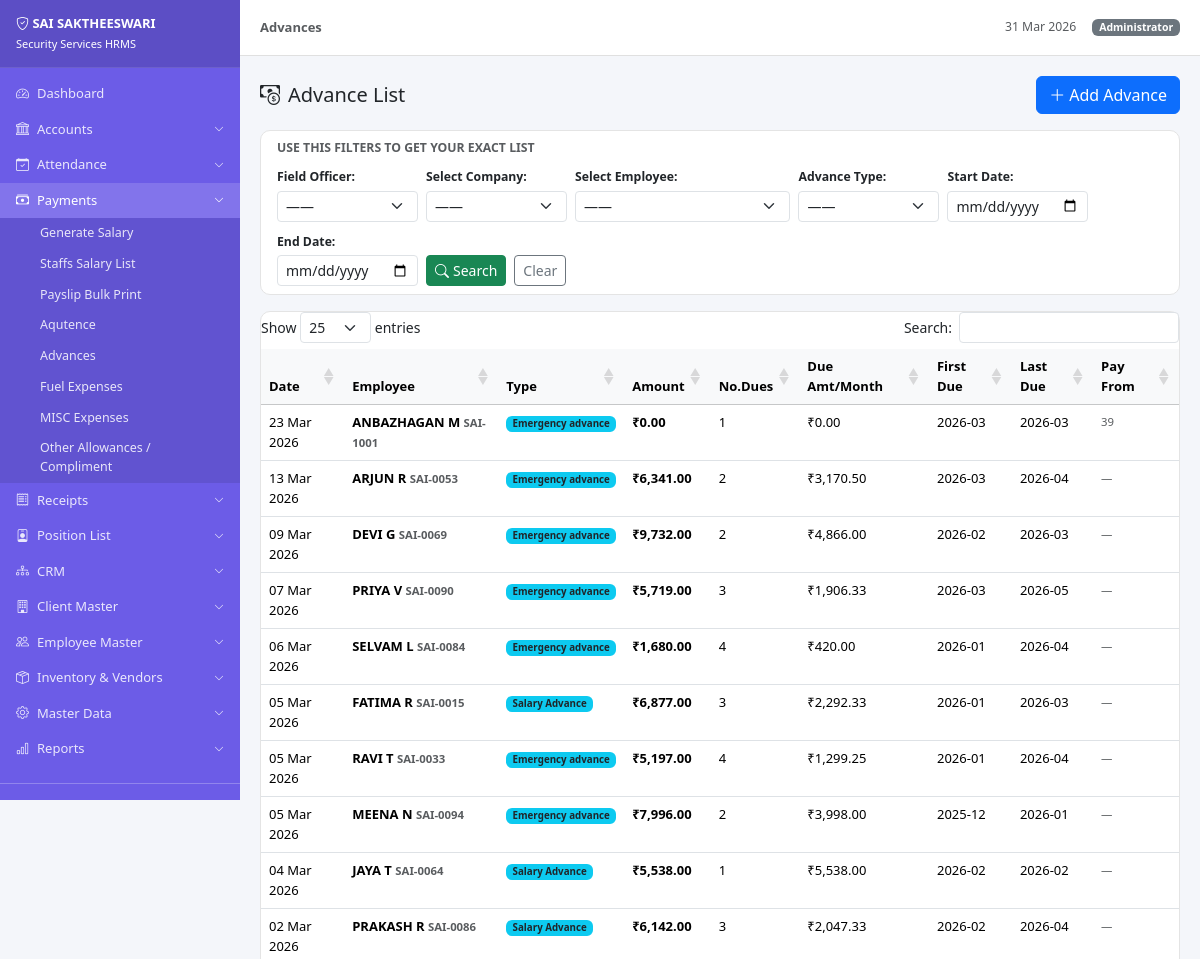
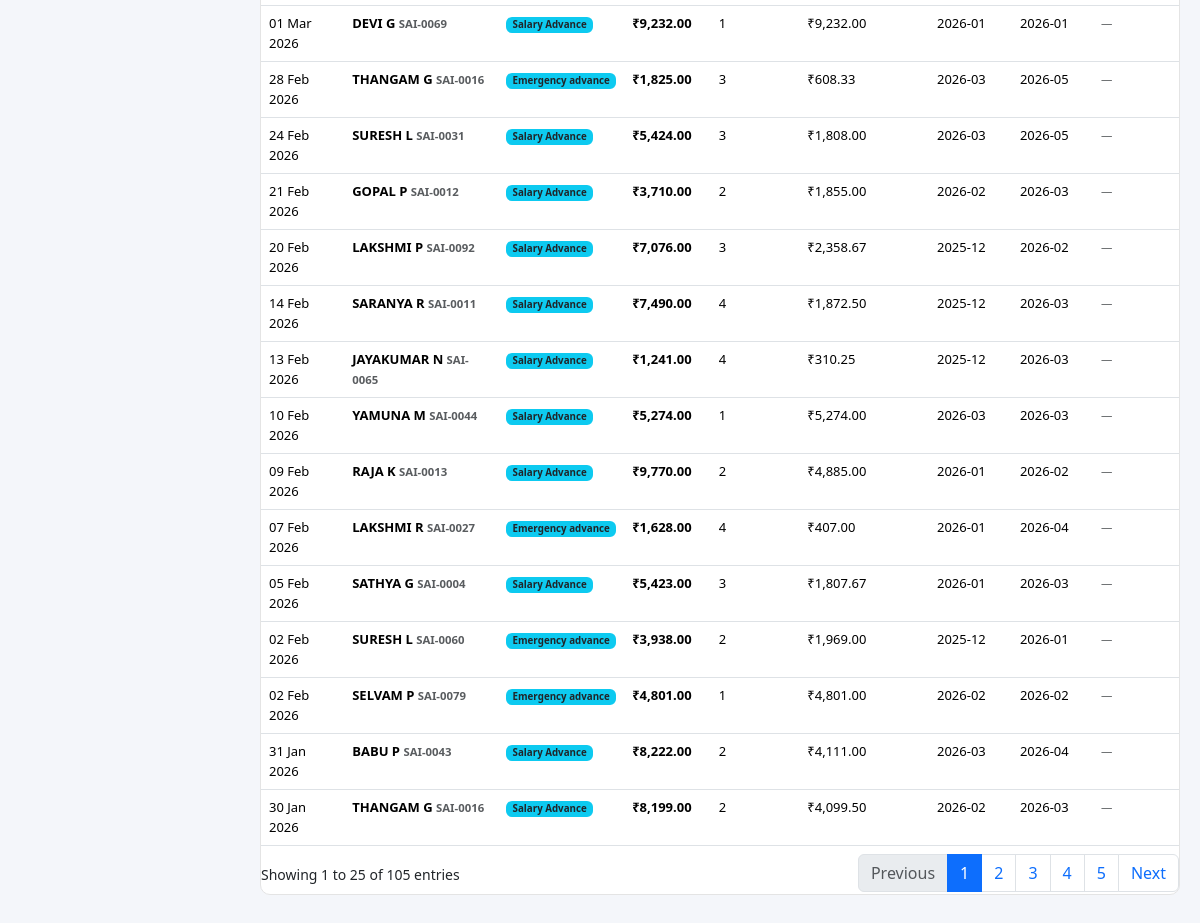
The app's page /index.php?url=payments/advances (signed in) with its own data (2 pictures, top to bottom).
### tables this page shows
CREATE TABLE `advances` (
  `id` int(11) NOT NULL,
  `employee_id` int(11) NOT NULL,
  `advance_type` enum('Salary Advance','Emergency advance') DEFAULT 'Salary Advance',
  `advance_date` date DEFAULT NULL,
  `amount` decimal(10,2) DEFAULT NULL,
  `no_of_dues` int(11) DEFAULT 1,
  `due_first_month` varchar(7) DEFAULT NULL,
  `due_last_month` varchar(7) DEFAULT NULL,
  `due_amount` decimal(10,2) DEFAULT 0.00,
  `account_pay_from` int(11) DEFAULT NULL,
  `has_header` tinyint(1) DEFAULT 0,
  `remarks` text DEFAULT NULL,
  `created_at` timestamp NOT NULL DEFAULT current_timestamp()
);

CREATE TABLE `employees` (
  `id` int(11) NOT NULL,
  `emp_code` varchar(20) DEFAULT NULL,
  `name` varchar(100) NOT NULL,
  `father_name` varchar(100) DEFAULT NULL,
  `mother_name` varchar(100) DEFAULT NULL,
  `photo` varchar(255) DEFAULT NULL,
  `designation` varchar(100) DEFAULT NULL,
  `doj` date DEFAULT NULL,
  `date_of_walkin` date DEFAULT NULL,
  `dob` date DEFAULT NULL,
  `gender` enum('Male','Female') DEFAULT 'Male',
  `married_status` enum('Single','Married','Divorced','Widowed') DEFAULT 'Single',
  `blood_group_id` int(11) DEFAULT NULL,
  `mobile` varchar(15) DEFAULT NULL,
  `whatsapp_number` varchar(15) DEFAULT NULL,
  `email_id` varchar(100) DEFAULT NULL,
  `qualification_id` int(11) DEFAULT NULL,
  `address` text DEFAULT NULL,
  `communication_state_id` int(11) DEFAULT NULL,
  `communication_district_id` int(11) DEFAULT NULL,
  `communication_taluk_id` int(11) DEFAULT NULL,
  `communication_town_id` int(11) DEFAULT NULL,
  `communication_pincode` varchar(10) DEFAULT NULL,
  `permanent_address` text DEFAULT NULL,
  `aadhaar` varchar(12) DEFAULT NULL,
  `pan` varchar(10) DEFAULT NULL,
  `uan_no` varchar(20) DEFAULT NULL,
  `esi_no` varchar(20) DEFAULT NULL,
  `bank_name` varchar(100) DEFAULT NULL,
  `bank_account` varchar(20) DEFAULT NULL,
  `bank_ifsc` varchar(15) DEFAULT NULL,
  `basic_wage` decimal(10,2) DEFAULT 0.00,
  `epf_applicable` tinyint(1) DEFAULT 1,
  `esi_applicable` tinyint(1) DEFAULT 1,
  `insurance_amount` decimal(8,2) DEFAULT 0.00,
  `field_officer_id` int(11) DEFAULT NULL,
  `branch_id` int(11) DEFAULT NULL,
  `status` enum('pre_employee','active','inactive') DEFAULT 'pre_employee',
  `created_at` timestamp NOT NULL DEFAULT current_timestamp(),
  `emg_contact_name` varchar(100) DEFAULT NULL,
  `emg_contact_relation_id` int(11) DEFAULT NULL,
  `emg_contact_mobile` varchar(15) DEFAULT NULL,
  `trusted_person_name` varchar(100) DEFAULT NULL,
  `trusted_person_relation_id` int(11) DEFAULT NULL,
  `trusted_person_mobile` varchar(15) DEFAULT NULL,
  `introducer_relate_id` int(11) DEFAULT NULL,
  `intro_employee_id` int(11) DEFAULT NULL,
  `introducer_name` varchar(100) DEFAULT NULL,
  `introducer_mobile` varchar(15) DEFAULT NULL,
  `height_cm` decimal(5,2) DEFAULT NULL,
  `weight_kg` decimal(5,2) DEFAULT NULL,
  `chest_inches` decimal(5,2) DEFAULT NULL,
  `hip_inches` decimal(5,2) DEFAULT NULL,
  `body_type_id` int(11) DEFAULT NULL,
  `work_exp_years` int(11) DEFAULT 0,
  `prev_company` varchar(255) DEFAULT NULL,
  `prev_contact_number` varchar(15) DEFAULT NULL,
  `prev_strength` varchar(100) DEFAULT NULL,
  `reason_for_relieve` text DEFAULT NULL,
  `expected_salary_1` decimal(10,2) DEFAULT NULL,
  `expected_salary_2` decimal(10,2) DEFAULT NULL,
  `work_hours` int(11) DEFAULT 8,
  `expected_designation_id_1` int(11) DEFAULT NULL,
  `expected_designation_id_2` int(11) DEFAULT NULL,
  `expected_company_id_1` int(11) DEFAULT NULL,
  `expected_company_id_2` int(11) DEFAULT NULL,
  `exp_state_id` int(11) DEFAULT NULL,
  `exp_district_id` int(11) DEFAULT NULL,
  `exp_taluk_id` int(11) DEFAULT NULL,
  `exp_town_id` int(11) DEFAULT NULL,
  `convicted` enum('No','Yes') DEFAULT 'No',
  `convicted_reason` text DEFAULT NULL,
  `id_mark_1` varchar(255) DEFAULT NULL,
  `id_mark_2` varchar(255) DEFAULT NULL,
  `nearby_police_station` varchar(100) DEFAULT NULL,
  `referred_by_id` int(11) DEFAULT NULL,
  `remarks_extra` text DEFAULT NULL,
  `salary_da` decimal(10,2) DEFAULT 0.00,
  `salary_hra` decimal(10,2) DEFAULT 0.00,
  `salary_conv` decimal(10,2) DEFAULT 0.00,
  `salary_other` decimal(10,2) DEFAULT 0.00,
  `ot_details` varchar(255) DEFAULT NULL,
  `salary_med_wash` decimal(10,2) DEFAULT 0.00,
  `amt_for_calc_epf` decimal(10,2) DEFAULT 0.00,
  `amt_for_calc_esi` decimal(10,2) DEFAULT 0.00,
  `epf_no` varchar(50) DEFAULT NULL,
  `tds_avail` enum('YES','NO') DEFAULT 'NO',
  `tds_no` varchar(50) DEFAULT NULL,
  `nominee_name` varchar(100) DEFAULT NULL,
  `nominee_relation_id` int(11) DEFAULT NULL,
  `ins_number` varchar(50) DEFAULT NULL,
  `ins_renewal_date` date DEFAULT NULL,
  `premium_amount` decimal(10,2) DEFAULT 0.00,
  `will_have_header` enum('YES','NO') DEFAULT 'NO',
  `will_have_footer` enum('YES','NO') DEFAULT 'NO',
  `bank_branch` varchar(100) DEFAULT NULL,
  `doc_application` varchar(255) DEFAULT NULL,
  `doc_aadhaar` varchar(255) DEFAULT NULL,
  `doc_passbook` varchar(255) DEFAULT NULL,
  `doc_photo` varchar(255) DEFAULT NULL,
  `doc_settlement` varchar(255) DEFAULT NULL,
  `doc_extra_1` varchar(255) DEFAULT NULL,
  `doc_extra_2` varchar(255) DEFAULT NULL,
  `doc_extra_3` varchar(255) DEFAULT NULL
);

### controllers/BaseController.php (called while the page is built, shortened)
<?php
class BaseController {
    protected PDO $pdo;
    public function __construct(PDO $pdo) {
        $this->pdo = $pdo;
    }
    protected function view(string $viewPath, array $data = []): void {
        extract($data);
        require BASE_PATH . '/views/layout/header.php';
        require BASE_PATH . '/views/' . $viewPath . '.php';
        require BASE_PATH . '/views/layout/footer.php';
    }
    protected function fetchAll(string $sql, array $params = []): array {
        $stmt = $this->pdo->prepare($sql);
        $stmt->execute($params);
        return $stmt->fetchAll();
    }
}

### controllers/PaymentsController.php (called while the page is built, shortened)
<?php
require_once BASE_PATH . '/controllers/BaseController.php';
class PaymentsController extends BaseController {
    public function advances(?string $param = null): void {
        $fStart    = Helper::get('start_date');
        $fEnd      = Helper::get('end_date');
        $where = 'WHERE 1=1'; $params = [];
        $advList = $this->fetchAll("
            SELECT a.*, e.name, e.emp_code
            FROM advances a
            JOIN employees e ON e.id = a.employee_id
            $where
            ORDER BY a.advance_date DESC
            LIMIT 200
        ", $params);
        $this->view('payments/advances', compact('clients','employees','fieldOfficers','ledgers','advList',
            'fEmpId','fType','fOfficer','fClient','fStart','fEnd')
            + ['pageTitle' => 'Advances', 'active' => 'payments']);
    }
}

### index.php (called while the page is built, shortened)
<?php
require_once BASE_PATH . '/config/db.php';
require_once BASE_PATH . '/helpers/Helper.php';
$rawUrl = isset($_GET['url']) ? trim($_GET['url'], '/') : '';
$rawUrl = preg_replace('/\.php.*$/', '', $rawUrl);
$rawUrl = preg_replace('/[^a-zA-Z0-9_\/]/', '', $rawUrl);
$parts  = explode('/', $rawUrl);
$method = (isset($parts[1]) && $parts[1] !== '') ? $parts[1] : 'index';
$param  = $parts[2] ?? null;
$controller = new $controllerName($pdo);
$controller->$method($param);

### helpers/Helper.php (called while the page is built, shortened)
<?php
class Helper {
    public static function money(float $amount): string {
        return '₹' . number_format($amount, 2);
    }
    public static function get(string $key, $default = ''): string {
        return isset($_GET[$key]) ? trim($_GET[$key]) : $default;
    }
}

### views/payments/advances.php (the view, shortened to what this page needs)
<div class="d-flex justify-content-between align-items-center mb-3">
  <h5 class="mb-0"><i class="bi bi-cash-coin me-2"></i>Advance List</h5>
  <button class="btn btn-primary" data-bs-toggle="modal" data-bs-target="#addAdvModal">
    <i class="bi bi-plus-lg me-1"></i>Add Advance
  </button>
</div>
<div class="card mb-3">
  <div class="card-body py-2">
    <p class="small fw-semibold text-muted mb-2">USE THIS FILTERS TO GET YOUR EXACT LIST</p>
    <form class="row g-2 align-items-end" method="GET" action="<?= BASE_URL ?>/index.php">
      <div class="col-md-2">
        <label class="form-label small fw-semibold mb-1">Field Officer:</label>
        <select name="field_officer_id" class="form-select form-select-sm">
          <option value="">——</option>
        </select>
      </div>
      <div class="col-md-2">
        <label class="form-label small fw-semibold mb-1">Select Company:</label>
        <select name="client_id" class="form-select form-select-sm">
          <option value="">——</option>
        </select>
      </div>
      <div class="col-md-3">
        <label class="form-label small fw-semibold mb-1">Select Employee:</label>
        <select name="employee_id" class="form-select form-select-sm">
          <option value="">——</option>
        </select>
      </div>
      <div class="col-md-2">
        <label class="form-label small fw-semibold mb-1">Advance Type:</label>
        <select name="advance_type" class="form-select form-select-sm">
          <option value="">——</option>
        </select>
      </div>
      <div class="col-md-2">
        <label class="form-label small fw-semibold mb-1">Start Date:</label>
        <input type="date" name="start_date" class="form-control form-control-sm" value="<?= $fStart??'' ?>">
      </div>
      <div class="col-md-2">
        <label class="form-label small fw-semibold mb-1">End Date:</label>
        <input type="date" name="end_date" class="form-control form-control-sm" value="<?= $fEnd??'' ?>">
      </div>
      <div class="col-auto d-flex gap-2">
        <button type="submit" class="btn btn-success btn-sm"><i class="bi bi-search me-1"></i>Search</button>
        <a href="<?= u('payments/advances') ?>" class="btn btn-outline-secondary btn-sm">Clear</a>
      </div>
    </form>
  </div>
</div>
<div class="card">
  <div class="card-body p-0">
    <table class="table table-hover datatable mb-0" style="font-size:13px">
      <thead class="table-light">
        <tr><th>Date</th><th>Employee</th><th>Type</th><th>Amount</th><th>No.Dues</th><th>Due Amt/Month</th><th>First Due</th><th>Last Due</th><th>Pay From</th></tr>
      </thead>
      <tbody>
      <?php foreach ($advList as $a): ?>
      <tr>
        <td><?= date('d M Y', strtotime($a['advance_date'])) ?></td>
        <td class="fw-semibold"><?= htmlspecialchars($a['name']) ?> <small class="text-muted"><?= $a['emp_code'] ?></small></td>
        <td><span class="badge bg-info text-dark"><?= $a['advance_type'] ?></span></td>
        <td class="fw-bold"><?= Helper::money($a['amount']) ?></td>
        <td><?= $a['no_of_dues'] ?></td>
        <td><?= Helper::money($a['due_amount']) ?></td>
        <td><?= $a['due_first_month'] ?></td>
        <td><?= $a['due_last_month'] ?></td>
        <td class="small text-muted"><?= htmlspecialchars($a['account_pay_from']??'—') ?></td>
      </tr>
      <?php endforeach; ?>
      </tbody>
    </table>
  </div>
</div>

### views/layout/header.php (style rules this page uses)
:root { --sidebar-w:240px;--header-h:56px }
body { background:#f4f6fa;font-size:14px;overflow-x:hidden }
.card { border:1px solid #e4e4e4;border-radius:10px;box-shadow:none }
.table { font-size:13px }

### records on screen
advances: advance_date "23 Mar 2026", employee.name "ANBAZHAGAN M", employee.emp_code "SAI-1001", advance_type "Emergency advance", amount "₹0.00", no_of_dues "1", due_amount "₹0.00", due_first_month "2026-03", due_last_month "2026-03", account_pay_from "39"
advances: advance_date "13 Mar 2026", employee.name "ARJUN R", employee.emp_code "SAI-0053", advance_type "Emergency advance", amount "₹6,341.00", no_of_dues "2", due_amount "₹3,170.50", due_first_month "2026-03", due_last_month "2026-04", account_pay_from "—"
advances: advance_date "09 Mar 2026", employee.name "DEVI G", employee.emp_code "SAI-0069", advance_type "Emergency advance", amount "₹9,732.00", no_of_dues "2", due_amount "₹4,866.00", due_first_month "2026-02", due_last_month "2026-03", account_pay_from "—"
advances: advance_date "07 Mar 2026", employee.name "PRIYA V", employee.emp_code "SAI-0090", advance_type "Emergency advance", amount "₹5,719.00", no_of_dues "3", due_amount "₹1,906.33", due_first_month "2026-03", due_last_month "2026-05", account_pay_from "—"
advances: advance_date "06 Mar 2026", employee.name "SELVAM L", employee.emp_code "SAI-0084", advance_type "Emergency advance", amount "₹1,680.00", no_of_dues "4", due_amount "₹420.00", due_first_month "2026-01", due_last_month "2026-04", account_pay_from "—"
advances: advance_date "05 Mar 2026", employee.name "FATIMA R", employee.emp_code "SAI-0015", advance_type "Salary Advance", amount "₹6,877.00", no_of_dues "3", due_amount "₹2,292.33", due_first_month "2026-01", due_last_month "2026-03", account_pay_from "—"
advances: advance_date "05 Mar 2026", employee.name "RAVI T", employee.emp_code "SAI-0033", advance_type "Emergency advance", amount "₹5,197.00", no_of_dues "4", due_amount "₹1,299.25", due_first_month "2026-01", due_last_month "2026-04", account_pay_from "—"
advances: advance_date "05 Mar 2026", employee.name "MEENA N", employee.emp_code "SAI-0094", advance_type "Emergency advance", amount "₹7,996.00", no_of_dues "2", due_amount "₹3,998.00", due_first_month "2025-12", due_last_month "2026-01", account_pay_from "—"
advances: advance_date "04 Mar 2026", employee.name "JAYA T", employee.emp_code "SAI-0064", advance_type "Salary Advance", amount "₹5,538.00", no_of_dues "1", due_amount "₹5,538.00", due_first_month "2026-02", due_last_month "2026-02", account_pay_from "—"
advances: advance_date "02 Mar 2026", employee.name "PRAKASH R", employee.emp_code "SAI-0086", advance_type "Salary Advance", amount "₹6,142.00", no_of_dues "3", due_amount "₹2,047.33", due_first_month "2026-02", due_last_month "2026-04", account_pay_from "—"
advances: advance_date "01 Mar 2026", employee.name "DEVI G", employee.emp_code "SAI-0069", advance_type "Salary Advance", amount "₹9,232.00", no_of_dues "1", due_amount "₹9,232.00", due_first_month "2026-01", due_last_month "2026-01", account_pay_from "—"
advances: advance_date "28 Feb 2026", employee.name "THANGAM G", employee.emp_code "SAI-0016", advance_type "Emergency advance", amount "₹1,825.00", no_of_dues "3", due_amount "₹608.33", due_first_month "2026-03", due_last_month "2026-05", account_pay_from "—"
advances: advance_date "24 Feb 2026", employee.name "SURESH L", employee.emp_code "SAI-0031", advance_type "Salary Advance", amount "₹5,424.00", no_of_dues "3", due_amount "₹1,808.00", due_first_month "2026-03", due_last_month "2026-05", account_pay_from "—"
advances: advance_date "21 Feb 2026", employee.name "GOPAL P", employee.emp_code "SAI-0012", advance_type "Salary Advance", amount "₹3,710.00", no_of_dues "2", due_amount "₹1,855.00", due_first_month "2026-02", due_last_month "2026-03", account_pay_from "—"
advances: advance_date "20 Feb 2026", employee.name "LAKSHMI P", employee.emp_code "SAI-0092", advance_type "Salary Advance", amount "₹7,076.00", no_of_dues "3", due_amount "₹2,358.67", due_first_month "2025-12", due_last_month "2026-02", account_pay_from "—"
advances: advance_date "14 Feb 2026", employee.name "SARANYA R", employee.emp_code "SAI-0011", advance_type "Salary Advance", amount "₹7,490.00", no_of_dues "4", due_amount "₹1,872.50", due_first_month "2025-12", due_last_month "2026-03", account_pay_from "—"
advances: advance_date "13 Feb 2026", employee.name "JAYAKUMAR N", employee.emp_code "SAI-0065", advance_type "Salary Advance", amount "₹1,241.00", no_of_dues "4", due_amount "₹310.25", due_first_month "2025-12", due_last_month "2026-03", account_pay_from "—"
advances: advance_date "10 Feb 2026", employee.name "YAMUNA M", employee.emp_code "SAI-0044", advance_type "Salary Advance", amount "₹5,274.00", no_of_dues "1", due_amount "₹5,274.00", due_first_month "2026-03", due_last_month "2026-03", account_pay_from "—"
advances: advance_date "09 Feb 2026", employee.name "RAJA K", employee.emp_code "SAI-0013", advance_type "Salary Advance", amount "₹9,770.00", no_of_dues "2", due_amount "₹4,885.00", due_first_month "2026-01", due_last_month "2026-02", account_pay_from "—"
advances: advance_date "07 Feb 2026", employee.name "LAKSHMI R", employee.emp_code "SAI-0027", advance_type "Emergency advance", amount "₹1,628.00", no_of_dues "4", due_amount "₹407.00", due_first_month "2026-01", due_last_month "2026-04", account_pay_from "—"
advances: advance_date "05 Feb 2026", employee.name "SATHYA G", employee.emp_code "SAI-0004", advance_type "Salary Advance", amount "₹5,423.00", no_of_dues "3", due_amount "₹1,807.67", due_first_month "2026-01", due_last_month "2026-03", account_pay_from "—"
advances: advance_date "02 Feb 2026", employee.name "SURESH L", employee.emp_code "SAI-0060", advance_type "Emergency advance", amount "₹3,938.00", no_of_dues "2", due_amount "₹1,969.00", due_first_month "2025-12", due_last_month "2026-01", account_pay_from "—"
advances: advance_date "02 Feb 2026", employee.name "SELVAM P", employee.emp_code "SAI-0079", advance_type "Emergency advance", amount "₹4,801.00", no_of_dues "1", due_amount "₹4,801.00", due_first_month "2026-02", due_last_month "2026-02", account_pay_from "—"
advances: advance_date "31 Jan 2026", employee.name "BABU P", employee.emp_code "SAI-0043", advance_type "Salary Advance", amount "₹8,222.00", no_of_dues "2", due_amount "₹4,111.00", due_first_month "2026-03", due_last_month "2026-04", account_pay_from "—"
advances: advance_date "30 Jan 2026", employee.name "THANGAM G", employee.emp_code "SAI-0016", advance_type "Salary Advance", amount "₹8,199.00", no_of_dues "2", due_amount "₹4,099.50", due_first_month "2026-02", due_last_month "2026-03", account_pay_from "—"

### other values on screen
$pageTitle "Advances"
Session::userName() "Administrator"
